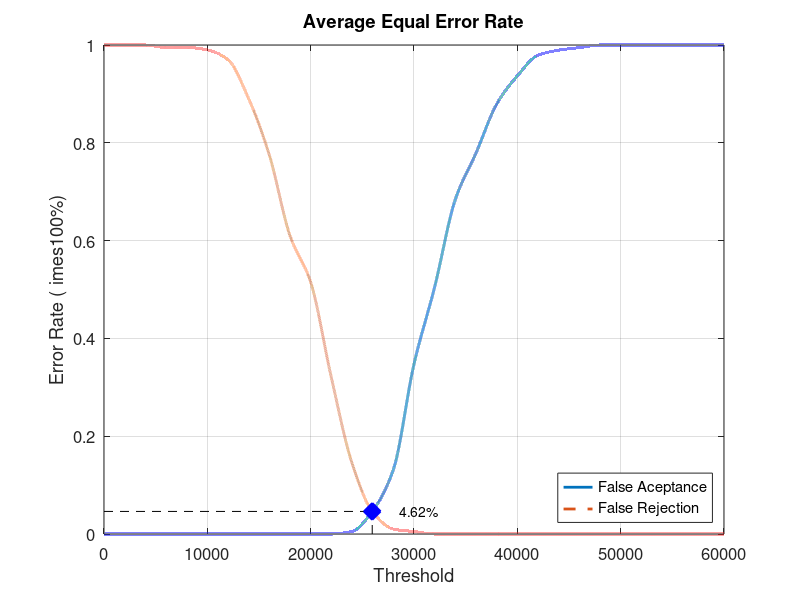
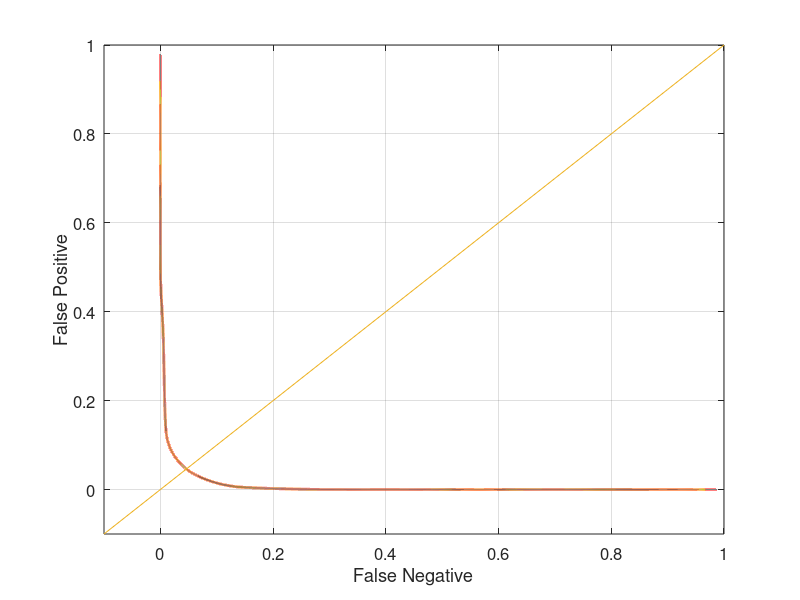

MATLAB code for these plots, in order:
close all;
clear;
clc;
x = 0:2000:60000;
xq = 0:0.5:60000;

y0 = [0 0 0 0 0 0 0 0 0 0 0 0 0.00526316 0.0473684 0.131579 0.347368 0.505263 0.684211 0.778947 0.878947 0.936842 0.978947 0.989474 0.994737 1 1 1 1 1 1 1]
yy0 = interp1(x, y0, xq, 'pchip');
y1 = [1 1 1 0.995 0.995 0.99 0.97 0.89 0.775 0.61 0.515 0.32 0.145 0.045 0.01 0.005 0 0 0 0 0 0 0 0 0 0 0 0 0 0 0]
yy1 = interp1(x, y1, xq, 'pchip');

% Calculating EER: 
y2 = abs(y0 - y1);
find(y2 == min(y2))
yy2 = abs(yy0 - yy1);
xEER = find(yy2 == min(yy2));
xEERIndex = xq(xEER) % X-axis EER
yEER = yy0(xEER) % Y-axis EER

main = figure
plot(xq, yy0,'-','LineWidth', 2);	hold on
plot(xq, yy1,'--','LineWidth', 2);	hold on
plot([xEERIndex xEERIndex], [0 yEER], 'k--');	hold on
plot([0 xEERIndex], [yEER yEER], 'k--');	hold on
plot(xEERIndex, yEER, 'bx', 'LineWidth', 10);	hold on
text(xEERIndex + 10 * xEERIndex / 100, yEER, [num2str(round((10000 * yEER)) / 100) '%'])
legend('False Aceptance', 'False Rejection', 'Location', 'SouthEast')
xlabel('Threshold')
ylabel('Error Rate (	imes100%)')
title('Average Equal Error Rate')
set(gca, 'FontSize', 12)
axis([0 60000 0 1])
grid on

print(main, 'Database4_1Main', '-dpng');
FNRxFPR = figure('Color', [1 1 1]);
plot(yy1, yy0, '-', yy1, yy0, 'LineWidth', 2);
hold on
y = -0.1:0.1:1
plot(y, y); 
set(gca, 'FontSize', 12)
xlabel('False Negative')
ylabel('False Positive')
axis([-0.1 1 -0.1 1])
set(gca, 'FontSize', 12)
grid on

print(FNRxFPR, 'Database4_1FNRxFPR','-dpng');
